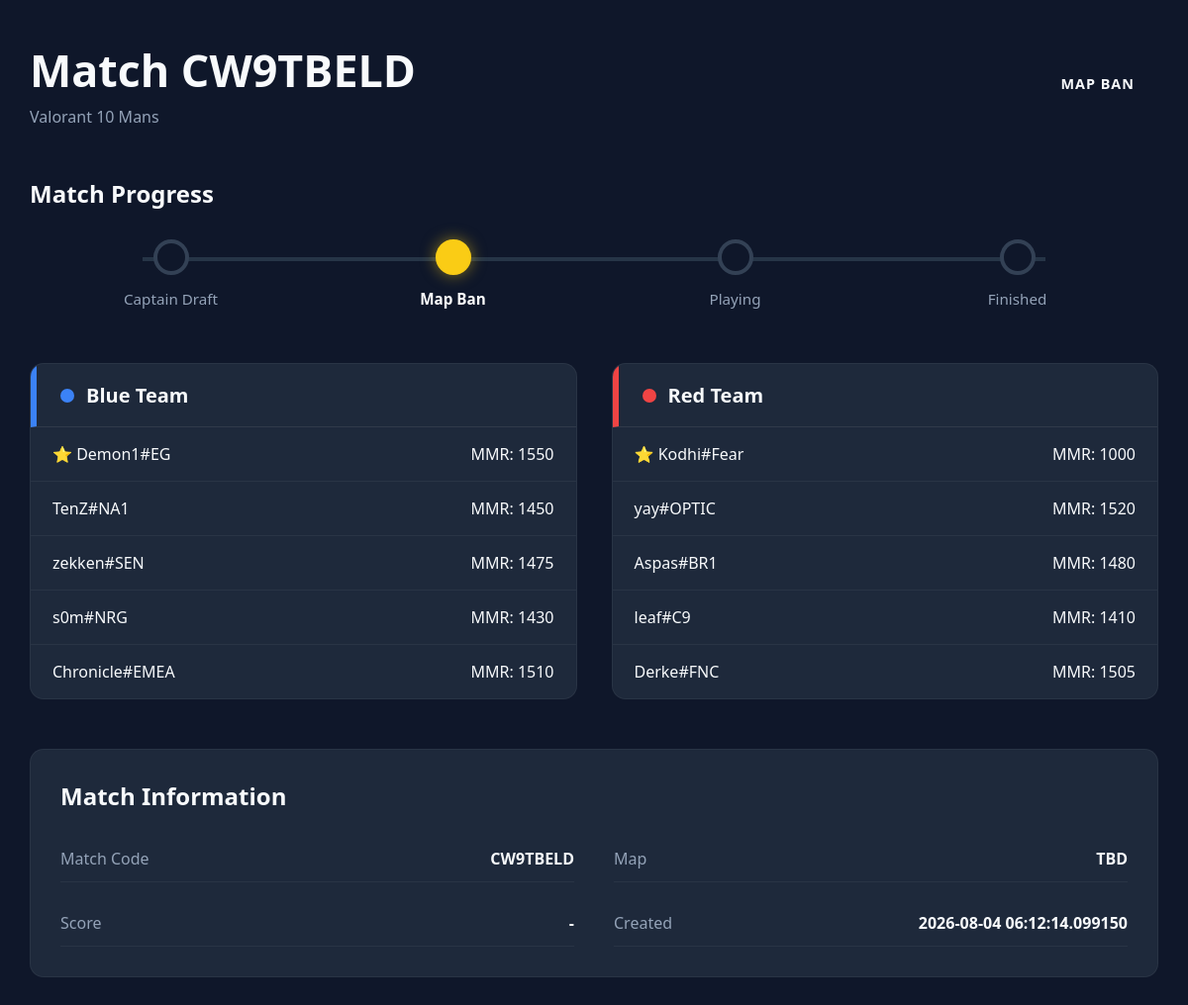
/match/CW9TBELD, run on the app's committed database.
### models.py (models this page shows)
class Match(Base):
    __tablename__ = "matches"
    match_id = Column(
        Integer,
        primary_key=True,
        autoincrement=True
    )
    match_code = Column(
        String,
        unique=True,
        nullable=False
    )
    status = Column(
        String,
        default="Waiting"
    )
    created_at = Column(
        DateTime,
        default=datetime.utcnow
    )
    completed_at = Column(
        DateTime,
        nullable=True
    )
    captain_1 = Column(
        String,
        ForeignKey("players.discord_id"),
        nullable=True
    )
    captain_2 = Column(
        String,
        ForeignKey("players.discord_id"),
        nullable=True
    )
    selected_map = Column(
        String,
        nullable=True
    )
    team_1_starting_side = Column(
        String,
        nullable=True
    )
    winning_team = Column(
        Integer,
        nullable=True
    )
    match_url = Column(
        String,
        nullable=True
    )
    map_pool = Column(
        JSON,
        default=list
    )
    banned_maps = Column(
        MutableList.as_mutable(JSON),
        default=list
    )
    players = relationship(
        "MatchPlayer",
        back_populates="match"
    )

class Player(Base):
    __tablename__ = "players"
    discord_id = Column(
        String,
        primary_key=True
    )
    riot_name = Column(
        String,
        nullable=False
    )
    riot_tag = Column(
        String,
        nullable=False
    )
    puuid = Column(
        String,
        unique=True,
        nullable=False
    )
    elo = Column(
        Integer,
        default=1000
    )
    wins = Column(
        Integer,
        default=0
    )
    losses = Column(
        Integer,
        default=0
    )
    is_queued = Column(
        Boolean,
        default=False
    )
    current_match = Column(
        Integer,
        ForeignKey("matches.match_id"),
        nullable=True
    )
    created_at = Column(
        DateTime,
        default=datetime.utcnow
    )
    match_entries = relationship(
        "MatchPlayer",
        back_populates="player"
    )

### web.py (the view)
@app.get("/match/{match_code}")
async def match_info(match_code: str, request: Request, start_timer: bool = False):
    async with SessionLocal() as session:
        match = await MatchManager.getMatch(session, match_code)
        if not match:
            return {"error": "Match not found."}
        match_players = await MatchManager.get_match_players(
            session,
            match.match_id
        )
        team1 = []
        team2 = []
        for player in match_players:
            riot = await PlayerManager.get_riot_account_info(player.discord_id)
            elo = await PlayerManager.get_player_mmr(player.discord_id)
            if not riot:
                continue
            player_data = {
                "discord_id": player.discord_id,
                "riot_name": riot["riot_name"],
                "riot_tag": riot["riot_tag"],
                "elo": elo,
                "team": player.team,
                "is_captain": player.is_captain
            }
            if player.team == 1:
                team1.append(player_data)
            elif player.team == 2:
                team2.append(player_data)
        return templates.TemplateResponse(
            request,
            "match.html",
            {
                "match": match,
                "team1": team1,
                "team2": team2,
            }
        )

### templates/match.html (shortened to what this page needs)
<!DOCTYPE html>
<html lang="en">
<head>
    <link
        rel="stylesheet"
        href="{{ url_for('static', path='css/match.css') }}"
    >
</head>
<body>
<div class="container">
    <header class="match-header">
        <div>
            <h1>
                Match {{ match.match_code }}
            </h1>
            <p>
                Valorant 10 Mans
            </p>
        </div>
        <div class="match-status {{ match.status.lower() }}">
            {{ match.status.replace("_", " ") }}
        </div>
    </header>
    <section class="progress-section">
        <h2>
            Match Progress
        </h2>
        <div class="progress-bar">
            <div class="progress-step {% if match.status == 'DRAFTING' %}active{% elif match.status in ['MAP_BANS','PLAYING','FINISHED'] %}complete{% endif %}">
                <div class="indicator"></div>
                <span>
                    Captain Draft
                </span>
            </div>
            <div class="progress-step {% if match.status == 'MAP_BAN' %}active{% elif match.status in ['PLAYING','FINISHED'] %}complete{% endif %}">
                <div class="indicator"></div>
                <span>
                    Map Ban
                </span>
            </div>
            <div class="progress-step {% if match.status == 'PLAYING' %}active{% elif match.status == 'FINISHED' %}complete{% endif %}">
                <div class="indicator"></div>
                <span>
                    Playing
                </span>
            </div>
            <div class="progress-step {% if match.status == 'FINISHED' %}complete{% endif %}">
                <div class="indicator"></div>
                <span>
                    Finished
                </span>
            </div>
        </div>
    </section>
    <section class="teams">
        <div class="team-card">
            <div class="team-title blue">
                <div class="team-dot"></div>
                <h2>
                    Blue Team
                </h2>
            </div>
            {% for player in team1 %}
            <div class="player">
                <div class="player-left">
                    {% if player.is_captain %}
                        ⭐
                    {% endif %}
                    {{ player.riot_name }}#{{ player.riot_tag }}
                </div>
                <div class="player-elo">
                    MMR: {{ player.elo }}
                </div>
            </div>
            {% endfor %}
        </div>
        <div class="team-card">
            <div class="team-title red">
                <div class="team-dot"></div>
                <h2>
                    Red Team
                </h2>
            </div>
            {% for player in team2 %}
            <div class="player">
                <div class="player-left">
                    {% if player.is_captain %}
                        ⭐
                    {% endif %}
                    {{ player.riot_name }}#{{ player.riot_tag }}
                </div>
                <div class="player-elo">
                    MMR: {{ player.elo }}
                </div>
            </div>
            {% endfor %}
        </div>
    </section>
    <section class="match-info">
        <h2>
            Match Information
        </h2>
        <div class="info-grid">
            <div class="info-item">
                <span class="label">
                    Match Code
                </span>
                <span class="value">
                    {{ match.match_code }}
                </span>
            </div>
            <div class="info-item">
                <span class="label">
                    Map
                </span>
                <span class="value">
                    {{ match.map or "TBD" }}
                </span>
            </div>
            <div class="info-item">
                <span class="label">
                    Score
                </span>
                <span class="value">
                    {% if match.team1_score is not none and match.team2_score is not none %}
                        {{ match.team1_score }} - {{ match.team2_score }}
                    {% else %}
                        -- : --
                    {% endif %}
                </span>
            </div>
            <div class="info-item">
                <span class="label">
                    Created
                </span>
                <span class="value">
                    {{ match.created_at }}
                </span>
            </div>
        </div>
    </section>
</div>
</body>
</html>

### static/css/match.css (style rules this page uses)
* { margin: 0; padding: 0; box-sizing: border-box; }
:root { --background: #0f172a; --surface: #1e293b; --surface-light: #334155; --text: #f8fafc; --muted: #94a3b8; --blue: #3b82f6; --red: #ef4444; --yellow: #facc15; --green: #22c55e; --gray: #64748b; }
body { background: var(--background); color: var(--text); font-family: "Segoe UI", sans-serif; }
.container { width: min(1300px, 95%); margin: 40px auto; }
.match-header { display: flex; justify-content: space-between; align-items: center; margin-bottom: 50px; }
.match-header h1 { font-size: 2.8rem; font-weight: 700; margin-bottom: 6px; }
.match-header p { color: var(--muted); font-size: 1rem; }
.match-status { padding: 12px 24px; border-radius: 999px; text-transform: uppercase; font-size: .9rem; font-weight: bold; letter-spacing: 1px; }
.progress-section { margin-bottom: 55px; }
.progress-section h2 { margin-bottom: 30px; }
.progress-bar { display: flex; justify-content: space-between; position: relative; }
.progress-bar::before { content: ""; position: absolute; left: 10%; right: 10%; top: 18px; height: 4px; background: #263547; z-index: 0; }
.progress-step { flex: 1; position: relative; display: flex; flex-direction: column; align-items: center; z-index: 2; }
.progress-step span { margin-top: 14px; color: var(--muted); font-size: .95rem; }
.indicator { width: 36px; height: 36px; border-radius: 50%; background: var(--background); border: 4px solid #334155; transition: .25s; }
.progress-step.active .indicator { background: var(--yellow); border-color: var(--yellow); box-shadow: 0 0 15px rgba(250,204,21,.5); }
.progress-step.active span { color: white; font-weight: 600; }
.teams { display: grid; grid-template-columns: repeat(2,1fr); gap: 35px; margin-bottom: 50px; }
.team-card { background: var(--surface); border-radius: 14px; overflow: hidden; border: 1px solid rgba(255,255,255,.05); }
.team-title { display: flex; align-items: center; gap: 12px; padding: 18px 24px; border-bottom: 1px solid rgba(255,255,255,.08); }
.team-title h2 { font-size: 1.25rem; }
.team-title.blue { border-left: 6px solid var(--blue); }
.team-title.red { border-left: 6px solid var(--red); }
.team-dot { width: 14px; height: 14px; border-radius: 50%; }
.team-title.blue .team-dot { background: var(--blue); }
.team-title.red .team-dot { background: var(--red); }
.player { display: flex; justify-content: space-between; align-items: center; padding: 16px 22px; border-bottom: 1px solid rgba(255,255,255,.05); }
.player:last-child { border-bottom: none; }
.player-left { display: flex; align-items: center; gap: 10px; font-weight: 500; }
.match-info { background: var(--surface); border-radius: 14px; padding: 30px; border: 1px solid rgba(255,255,255,.05); }
.match-info h2 { margin-bottom: 24px; }
.info-grid { display: grid; grid-template-columns: repeat(2,1fr); gap: 18px 40px; }
.info-item { display: flex; justify-content: space-between; align-items: center; padding: 12px 0; border-bottom: 1px solid rgba(255,255,255,.05); }
.label { color: var(--muted); }
.value { font-weight: 600; }

### data on the page
Match: match_code "CW9TBELD", status.replace "MAP BAN", created_at "2026-08-04 06:12:14.099150"
Player: riot_name "Demon1", riot_tag "EG", elo "1550"
Player: riot_name "TenZ", riot_tag "NA1", elo "1450"
Player: riot_name "zekken", riot_tag "SEN", elo "1475"
Player: riot_name "s0m", riot_tag "NRG", elo "1430"
Player: riot_name "Chronicle", riot_tag "EMEA", elo "1510"
Player: riot_name "Kodhi", riot_tag "Fear", elo "1000"
Player: riot_name "yay", riot_tag "OPTIC", elo "1520"
Player: riot_name "Aspas", riot_tag "BR1", elo "1480"
Player: riot_name "leaf", riot_tag "C9", elo "1410"
Player: riot_name "Derke", riot_tag "FNC", elo "1505"

### other printed values
{{ match.map or "TBD" }} "TBD"
